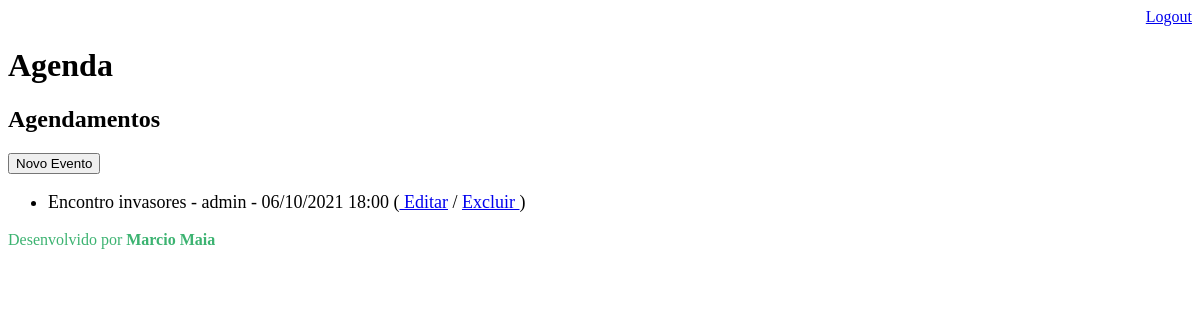
/agenda/ (signed in), run on an earlier commit of the app's database.
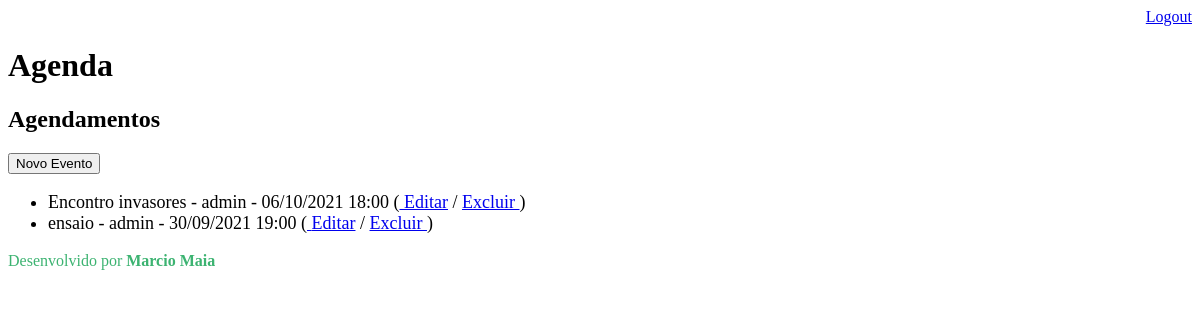
And on a later commit of the database.
### core/models.py (models this page shows, shortened)
class Evento(models.Model):
    titulo = models.CharField(max_length= 100, verbose_name='Título')
    descricao = models.TextField(blank=True, null=True, verbose_name='Descrição')
    data_evento = models.DateTimeField(verbose_name='Data do Evento')
    data_criacao = models.DateTimeField(auto_now=True, verbose_name='Criado Em')
    usuario = models.ForeignKey(User, on_delete=models.CASCADE)
    class Meta:
        db_table = 'evento'
    def get_data_evento(self):
        return self.data_evento.strftime('%d/%m/%Y %H:%M')
    def get_evento_atrasado(self):
        if self.data_evento < datetime.now():
            return True
        else:
            return False

### core/views.py (the view)
# urls.py: path('agenda/',views.lista_eventos,),
@login_required(login_url='/login/')
def lista_eventos(request):
    usuario = request.user
    data_atual = datetime.now() - timedelta(hours=1)
    evento = Evento.objects.filter(usuario=usuario,
                                   data_evento__gt=data_atual)
    dados = {'eventos' : evento}
    return render(request, 'agenda.html', dados)

### templates/agenda.html (shortened to what this page needs)
{% extends "model-page.html" %}
{% block content %}
    <h2>Agendamentos</h2>
    <a href="evento/">
        <button type="button">Novo Evento</button>
    </a>
    <ul style="font-size: 18px">
    {%for evento in eventos%}
    <li>
        <div style= >
            {{evento.titulo}} - {{evento.usuario}} - {{ evento.get_data_evento}}
            (<a href = 'evento/?id={{ evento.id}}'> Editar</a>
            / <a href="evento/delete/{{ evento.id }}/"> Excluir </a>)
        </div>
    </li>
    {%endfor%}
    </ul>
{% endblock %}

What changed in the data, as far as the page shows it:
added Evento: titulo "ensaio", usuario "admin", get_data_evento "30/09/2021 19:00"
